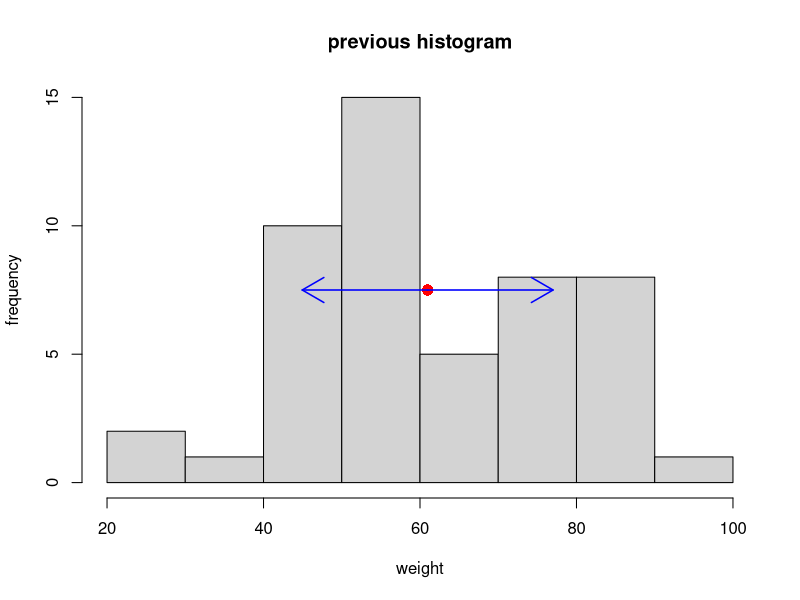
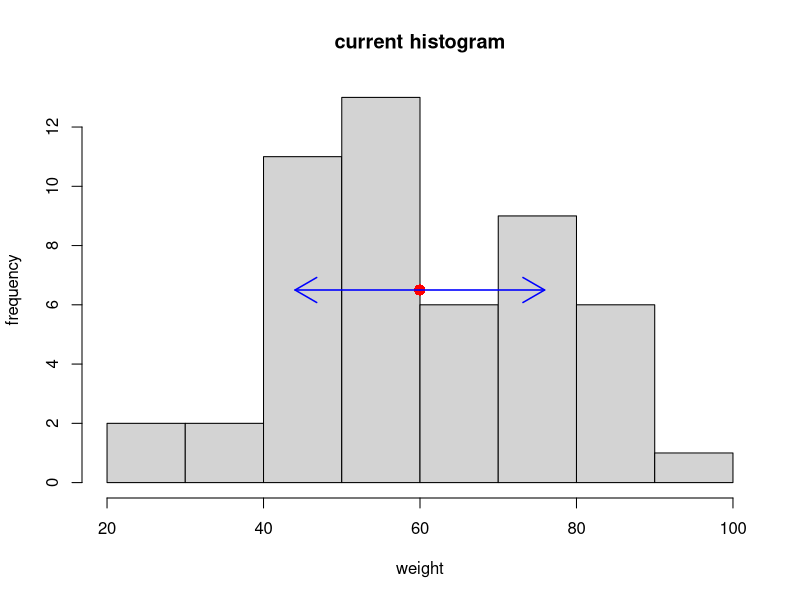

Reproduce these figures in R, in order.
# (1)
# H_0: 体重の増減はしない(R_1 = R_2)
# H_1: 体重は増減する(R_1 != R_2)

# (2)
data <- read.table("weight.txt", header = TRUE)  # ファイルからデータを読み込む
previous_status <- c(mean(data$A), sd(data$A))  # 投薬前のデータの平均値と標準偏差を計算
current_status <- c(mean(data$B), sd(data$B))  # 投薬後のデータの平均値と標準偏差を計算

png("previous.png", width = 512, height = 512)
previous_hist <- hist(data$A, xlab = "weight", ylab = "frequency", main = "previous histogram")
par(new = TRUE)
previous_label_height <- max(previous_hist$counts) / 2  # 矢印等を画面中央に表示するために最大出現頻度/2を計算
points(previous_status[1], previous_label_height, pch = 16, col = "red", cex = 1.5)
arrows(previous_status[1], previous_label_height, previous_status[1] - previous_status[2], previous_label_height, col = "blue", lwd = 1.5)
arrows(previous_status[1], previous_label_height, previous_status[1] + previous_status[2], previous_label_height, col = "blue", lwd = 1.5)
dev.off()

png("current.png", width = 512, height = 512)
current_hist <- hist(data$B, xlab = "weight", ylab = "frequency", main = "current histogram")
par(new = TRUE)
current_label_height <- max(current_hist$counts) / 2  # 矢印等を画面中央に表示するために最大出現頻度/2を計算
points(current_status[1], current_label_height, pch = 16, col = "red", cex = 1.5)
arrows(current_status[1], current_label_height, current_status[1] - current_status[2], current_label_height, col = "blue", lwd = 1.5)
arrows(current_status[1], current_label_height, current_status[1] + current_status[2], current_label_height, col = "blue", lwd = 1.5)
dev.off()

# (3)
t_result <- t.test(data$A, data$B, paired = TRUE, var.equal = TRUE)

# (4)
print(t_result)

#         Paired t-test

# data:  data$A and data$B
# t = 7.891, df = 49, p-value = 2.805e-10
# alternative hypothesis: true mean difference is not equal to 0
# 95 percent confidence interval:
#  0.7439932 1.2524068
# sample estimates:
# mean difference
#          0.9982

# (5)
no_relation_t_result <- t.test(data$A, data$B)
print(no_relation_t_result)

#        Welch Two Sample t-test

# data:  data$A and data$B
# t = 0.31214, df = 97.997, p-value = 0.7556
# alternative hypothesis: true difference in means is not equal to 0
# 95 percent confidence interval:
#  -5.347886  7.344286
# sample estimates:
# mean of x mean of y
#   60.9742   59.9760

# (6)
a_ks_test_result <- ks.test(data$A, "pnorm", mean = mean(data$A), sd = sd(data$A))
b_ks_test_result <- ks.test(data$B, "pnorm", mean = mean(data$A), sd = sd(data$A))
print(a_ks_test_result)
print(b_ks_test_result)

#         Exact one-sample Kolmogorov-Smirnov test

# data:  data$A
# D = 0.10999, p-value = 0.544
# alternative hypothesis: two-sided

#         Exact one-sample Kolmogorov-Smirnov test

# data:  data$B
# D = 0.13286, p-value = 0.3124
# alternative hypothesis: two-sided

var_test_result <- var.test(data$A, data$B)
print(var_test_result)

#       F test to compare two variances

# data:  data$A and data$B
# F = 1.0104, num df = 49, denom df = 49, p-value = 0.9713
# alternative hypothesis: true ratio of variances is not equal to 1
# 95 percent confidence interval:
#  0.5733619 1.7804654
# sample estimates:
# ratio of variances
#           1.010372
